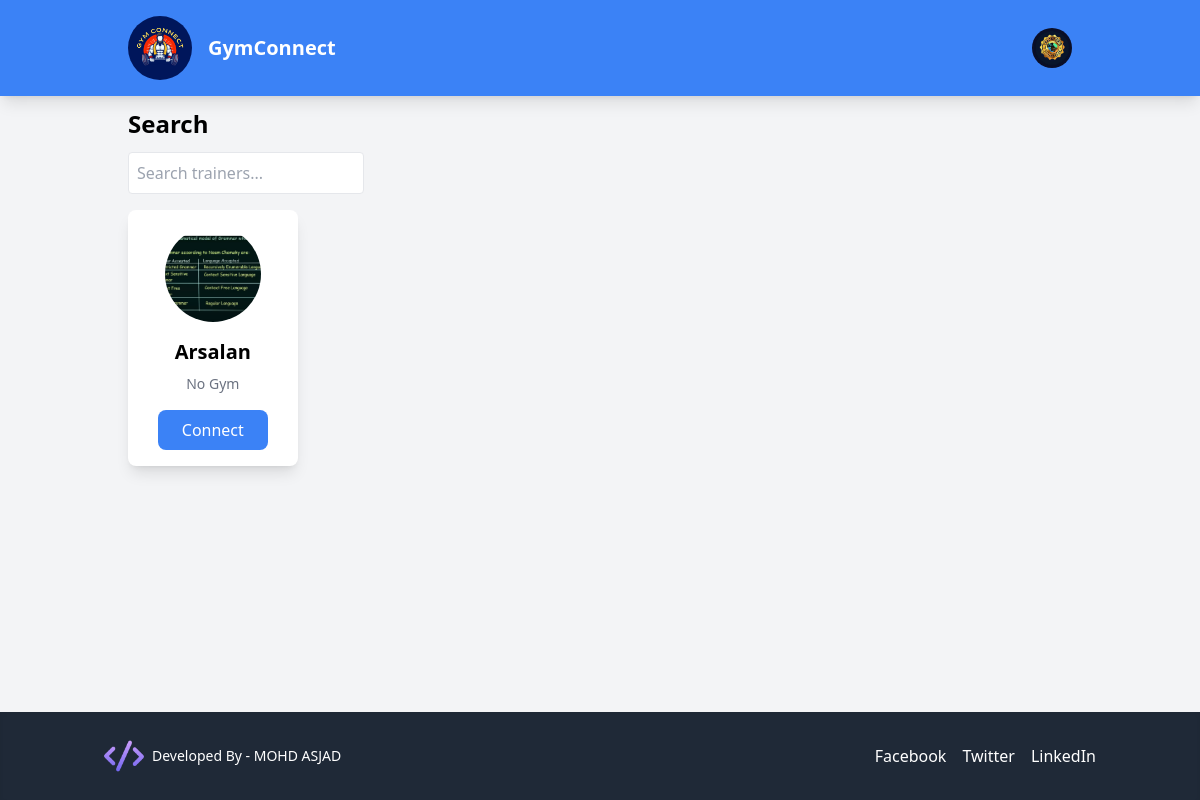
Page /gym-owner/add-trainer/ (signed in) on the committed database.
### accounts/models.py (models this page shows, shortened)
class BaseUser(AbstractBaseUser, PermissionsMixin):
    email = models.EmailField(unique=True)
    password = models.CharField(max_length=128)
    is_active = models.BooleanField(default=True)
    is_staff = models.BooleanField(default=False)
    objects = BaseUserManager()
    USERNAME_FIELD = 'email'
    REQUIRED_FIELDS = []

class GymOwner(BaseUser):
    gym_name = models.CharField(max_length=255)
    contact_no = models.CharField(max_length=10, null= True)
    address = models.CharField(max_length=255,blank=True, null=True)
    city = models.CharField(max_length=100, blank=True, null=True)
    state = models.CharField(max_length=100, blank=True, null=True)
    profile_picture = models.ImageField(upload_to='profile_pictures/', blank=True, null=True)

class Trainer(BaseUser):
    def default_gym_owner():
        try:
            return Trainer.objects.get(email="default@gymconnect.com").id
        except Trainer.DoesNotExist:
            return None  # or a default valid ID if you prefer
    name = models.CharField(max_length=255)
    gym_id = models.ForeignKey(GymOwner, on_delete=models.CASCADE, blank=True, null=True, default=default_gym_owner)  # Using callable for default
    contact_no = models.CharField(max_length=10, null= True)
    address = models.CharField(max_length=255,blank=True, null=True)
    city = models.CharField(max_length=100, blank=True, null=True)
    state = models.CharField(max_length=100, blank=True, null=True)
    profile_picture = models.ImageField(upload_to='profile_pictures/', blank=True, null=True)
    certificate_image = models.ImageField(upload_to='certificates/', blank=True, null=True)

### gymOwner/views.py (the view)
# urls.py: path('add-trainer/', views.add_trainer, name='add_trainer'),
@login_required
def add_trainer(request):
    owner=  request.user
    profile =  GymOwner.objects.get(id = owner.id)
    gym_owner = request.user.gymowner
    trainers = Trainer.objects.exclude(gym_id=gym_owner)
    trainer_requests = TrainerRequest.objects.filter(gym=gym_owner)
    requested_trainers = {trainer_request.trainer.id for trainer_request in trainer_requests}
    trainers_to_display = trainers.exclude(id__in=requested_trainers)
    return render(
        request,
        'gymOwner/add_trainer.html',
        {
            'trainers': trainers_to_display,# Only trainers that haven't been requested
            'profile':profile,
        }
    )

### gymOwner/templates/gymOwner/add_trainer.html (shortened to what this page needs)
<!DOCTYPE html>
<html lang="en">
  <head>
    <script src="https://cdn.tailwindcss.com"></script>
  </head>
  <body class="bg-gray-100 font-sans min-h-screen flex flex-col">
{% load static %}
    <header class="bg-blue-500 text-white py-4 shadow-lg">
      <div class="container mx-auto flex items-center justify-between">
        <div class="flex items-center space-x-4 px-10">
          <a href="{% url 'gym_owner_deshboard' %}"><img
            src="{% static 'core/image/logo.png' %}"
            class="w-16 h-16 rounded-full"
            alt="GymConnect Logo"
          /></a>
          <div class="text-xl font-semibold">GymConnect</div>
        </div>
        <nav class="relative px-10">
            <a href="{% url 'logout' %}">
              <img
              src="{{ profile.profile_picture.url }}"
              class="w-10 h-10 rounded-full object-cover"
              alt="Profile Picture"
            />
            </a>
          </div>
    </header>
    <main class="flex-grow flex">
    <div class="container mx-auto px-10">
      <h1 class="text-2xl font-bold my-3">Search</h1>
      <div class="mb-4">
        <input
          type="text"
          id="search-input"
          class="border p-2 rounded w-1/4 focus:outline-none focus:ring-2 focus:ring-blue-500"
          placeholder="Search trainers..."
          oninput="searchTrainers()"
        />
      </div>
<div id="trainer-list" class="grid grid-cols-1 sm:grid-cols-2 lg:grid-cols-5 gap-6">
  {% for trainer in trainers %}
  <div
    class="trainer-item bg-white p-4 shadow-lg rounded-lg transform hover:scale-105 transition-transform"
    data-trainer-id="{{ trainer.id }}"
  >
    <div class="mb-4 flex justify-center">
      <img
        src="{{ trainer.profile_picture.url }}"
        alt="Trainer Image"
        class="w-24 h-24 rounded-full object-cover"
      />
    </div>
    <h2
      class="text-xl font-semibold text-center cursor-pointer hover:text-blue-600 mb-2"
      onclick="openTrainerPopup({{ trainer.id }})"
    >
      {{ trainer.name }}
    </h2>
    <p class="text-sm text-gray-500 text-center mb-4">
      {% if trainer.gym_id %}
        {{ trainer.gym_id.gym_name }}
      {% else %}
        No Gym
      {% endif %}
    </p>
    <form method="post" class="text-center">
      <button
        id="connect-btn-{{ trainer.id }}"
        onclick="sendConnectionRequest({{ trainer.id }})"
        class="bg-blue-500 text-white px-6 py-2 rounded-lg hover:bg-blue-700 transition"
      >
        Connect
      </button>
    </form>
  </div>
  {% empty %}
  <p>No trainers available.</p>
  {% endfor %}
</div>
</div>
    </main>
    <footer class="bg-gray-800 text-white py-6 shadow-inner">
      <div class="container mx-auto flex items-center justify-between px-4">
        <div class="footer-logo flex items-center">
          <img
            src="{% static 'gymOwner/image/footer-logo.png' %}"
            class="w-10 h-10 rounded-full hover:scale-105 transition-transform duration-300"
            alt="Footer Logo"
          />
          <span class="ml-2 text-sm font-medium"
            >Developed By - MOHD ASJAD</span
          >
        </div>
        <div class="social-links flex space-x-4">
          <a href="#" class="hover:text-blue-400 transition duration-200"
            >Facebook</a
          >
          <a href="#" class="hover:text-blue-400 transition duration-200"
            >Twitter</a
          >
          <a href="#" class="hover:text-blue-400 transition duration-200"
            >LinkedIn</a
          >
        </div>
      </div>
    </footer>
  </body>
</html>

### rows in the picture
GymOwner: profile_picture (picture)
Trainer: profile_picture (picture), name "Arsalan", shows "No Gym"
